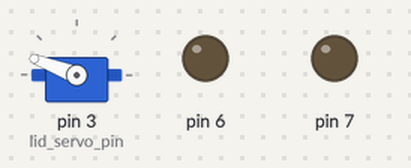
A sketch run on a simulated Arduino Uno, built with avr-gcc and run on an emulated ATmega328P. Parts: servo, output pins drawn as LEDs (lit = HIGH). Storage starts empty; the audio player accepts every command and is not drawn; what the sketch prints to the serial monitor is not drawn.

Above: at 10.37 s.
At 11.2 s:
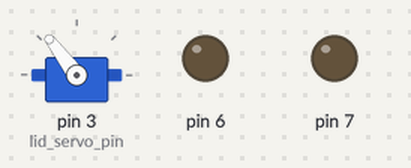
At 12.03 s:
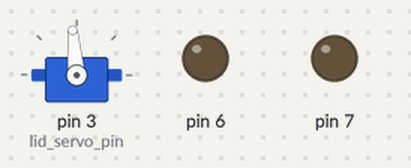
At 14.5 s:
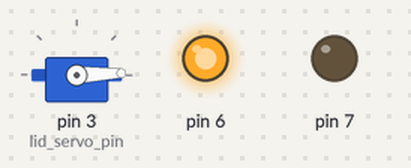
At 32.5 s:
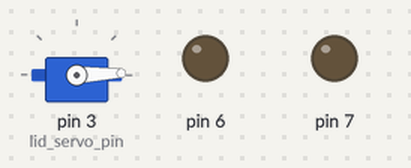
At 34.5 s:
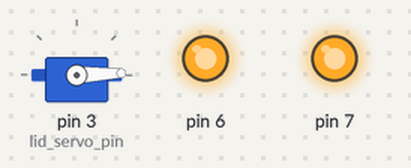
Timing chart, 0 to 36.0 s (numbered marks = the images above):
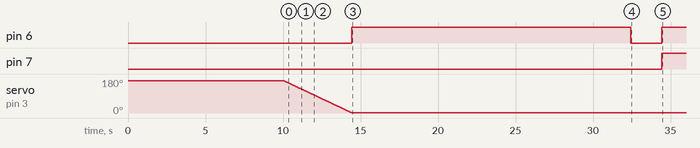

Measured:
- by itself, pin 6: LOW → HIGH at 14.4 s, → LOW 18.0 s later, → HIGH 2.0 s later
- by itself, pin 7: LOW → HIGH at 34.4 s
- by itself, servo on pin 3 (lid_servo_pin): moves from 170° to 2° over 4.3 s

The sketch:

PikaBot.ino
```cpp
#include <SD.h>                      // need to include the SD library
#define SD_ChipSelectPin 10  //using digital pin 4 on arduino nano 328
#include <TMRpcm.h>           //  also need to include this library...

TMRpcm tmrpcm;   // create an object for use in this sketch

#include <ServoTimer2.h>  // the servo library

#define lid_servo_pin 3

ServoTimer2 lid_servo;

int pos = 0;    // variable to store the servo position

// digital pin 2 has a pushbutton attached to it. Give it a name:
int pushButton = 2;

void setup() {
  Serial.begin(9600);

  pinMode(6, OUTPUT);
  pinMode(7, OUTPUT);
  digitalWrite(6, LOW); // off

  tmrpcm.speakerPin = 9; //11 on Mega, 9 on Uno, Nano, etc

  if (!SD.begin(SD_ChipSelectPin)) {  // see if the card is present and can be initialized:
    Serial.println("bad");
    return;   // don't do anything more if not
  }

  Serial.println("good");
  tmrpcm.setVolume(5);
  tmrpcm.loop(1);
  tmrpcm.quality(1);

  // tmrpcm.loop(1,1);
  close_lid(false);

  tmrpcm.play("turtle.wav");
  delay(10000);
}

void sequence(void) {
  tmrpcm.play("battle.wav");
  open_lid();
  pika();
  close_lid(true);
}

void pika() {
  // put your main code here, to run repeatedly:
  //digitalWrite(6, HIGH);
  //analogWrite(6, 64);

  // 7 = direction
  // 6 = speed

  // up
  digitalWrite(7, LOW); // up
  digitalWrite(6, HIGH); // on

  delay(18000);

  // wait

  digitalWrite(6, LOW); // off
  delay(2000);

  // down

  digitalWrite(6, HIGH); // on
  digitalWrite(7, HIGH);  // down

  delay(18000);

  digitalWrite(6, LOW);  // off

  delay(2000);
}

void open_lid(void) {
  lid_servo.attach(lid_servo_pin);

  // closed -> open
  for (int i = 2300; i > 550; i -= 10) {
    lid_servo.write(i);
    delay(25);
  }

  lid_servo.detach();
}

void close_lid(bool wait) {
  lid_servo.attach(lid_servo_pin);

  if (wait) {
    // open -> closed
    for (int i = 550; i < 2300; i += 10) {
      lid_servo.write(i);
      delay(25);
    }
  } else {
    lid_servo.write(2300);
  }

  lid_servo.detach();
}

void loop()
{
  sequence();
  tmrpcm.play("turtle.wav");
  delay(10000);
}
```
